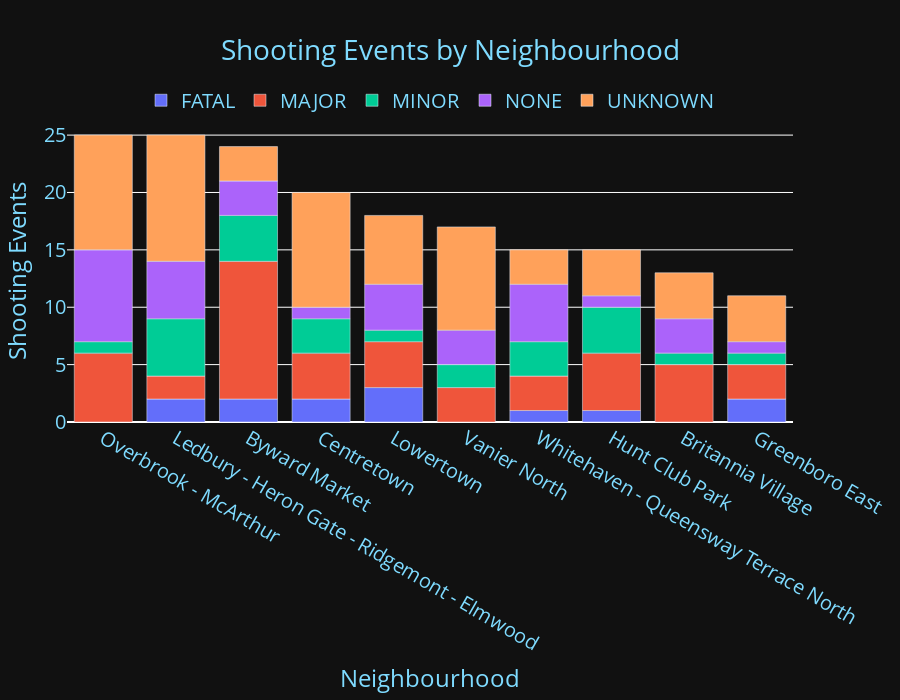

Notebook source saved alongside this figure:
### Code cell
# Neighbourhood - Overall
colors = {
    'background': '#111111',
    'text': '#7FDBFF'}

top10_neighborhoods_Overall= df['Neighbourhood'].value_counts().head(10)
df_Neighbourhood_Overall = df[['Neighbourhood', 'Level_of_Injury','ID']].groupby(['Neighbourhood','Level_of_Injury']).count()
df_Top10Neighbourhoods_Overall = df_Neighbourhood_Overall.reset_index()
df_Top10Neighbourhoods_Overall = df_Top10Neighbourhoods_Overall.set_index('Neighbourhood').loc[top10_neighborhoods_Overall.index]
df_Top10Neighbourhoods_Overall = df_Top10Neighbourhoods_Overall.reset_index()
df_Top10Neighbourhoods_Overall.rename(columns = {'index':'Neighbourhood'}, inplace=True)
pivot_Top10N_Overall_df = df_Top10Neighbourhoods_Overall.pivot(index='Neighbourhood', columns='Level_of_Injury', values='ID')
pivot_Top10N_Overall_df = pivot_Top10N_Overall_df.reindex(index = top10_neighborhoods_Overall.index, columns = pivot_Top10N_Overall_df.columns)

fig5 = px.bar(pivot_Top10N_Overall_df, x =pivot_Top10N_Overall_df.index, y =pivot_Top10N_Overall_df.columns, width=900, height=700,
    labels={"value" : 'Shooting Events', 'index':'Neighbourhood'})
                
fig5.update_layout(
    legend_title_text='',
    title={'text': 'Shooting Events by Neighbourhood',
        'x': 0.5,                                                                              # Center the title horizontally
        'xanchor': 'center'},                                                                    # Anchor the title to the center},
    plot_bgcolor=colors['background'],
    paper_bgcolor=colors['background'], 
    margin=dict(t=120, b=60, l=40, r=40),
    font_color=colors['text'], 
    font ={'size': 20}, hoverlabel= {'font_size': 27}, showlegend=True,
    legend=dict(orientation="h",
        yanchor="top",
        y=1.13,
        xanchor="center",
        x=0.5
        )
        #margin=dict(t=130)
            
)

### Figure 1 — Plotly figure (JSON) as saved in the notebook; plotly's stock layout.template omitted (floating-point values rounded to 4 significant figures)
{"data": [{"alignmentgroup": "True", "hovertemplate": "Level_of_Injury=FATAL<br>Neighbourhood=%{x}<br>Shooting Events=%{y}<extra></extra>", "legendgroup": "FATAL", "marker": {"color": "#636efa", "pattern": {"shape": ""}}, "name": "FATAL", "offsetgroup": "FATAL", "orientation": "v", "showlegend": true, "textposition": "auto", "x": ["Overbrook - McArthur", "Ledbury - Heron Gate - Ridgemont - Elmwood", "Byward Market", "Centretown", "Lowertown", "Vanier North", "Whitehaven - Queensway Terrace North", "Hunt Club Park", "Britannia Village", "Greenboro East"], "xaxis": "x", "y": [null, 2, 2, 2, 3, null, 1, 1, null, 2], "yaxis": "y", "type": "bar"}, {"alignmentgroup": "True", "hovertemplate": "Level_of_Injury=MAJOR<br>Neighbourhood=%{x}<br>Shooting Events=%{y}<extra></extra>", "legendgroup": "MAJOR", "marker": {"color": "#EF553B", "pattern": {"shape": ""}}, "name": "MAJOR", "offsetgroup": "MAJOR", "orientation": "v", "showlegend": true, "textposition": "auto", "x": ["Overbrook - McArthur", "Ledbury - Heron Gate - Ridgemont - Elmwood", "Byward Market", "Centretown", "Lowertown", "Vanier North", "Whitehaven - Queensway Terrace North", "Hunt Club Park", "Britannia Village", "Greenboro East"], "xaxis": "x", "y": [6, 2, 12, 4, 4, 3, 3, 5, 5, 3], "yaxis": "y", "type": "bar"}, {"alignmentgroup": "True", "hovertemplate": "Level_of_Injury=MINOR<br>Neighbourhood=%{x}<br>Shooting Events=%{y}<extra></extra>", "legendgroup": "MINOR", "marker": {"color": "#00cc96", "pattern": {"shape": ""}}, "name": "MINOR", "offsetgroup": "MINOR", "orientation": "v", "showlegend": true, "textposition": "auto", "x": ["Overbrook - McArthur", "Ledbury - Heron Gate - Ridgemont - Elmwood", "Byward Market", "Centretown", "Lowertown", "Vanier North", "Whitehaven - Queensway Terrace North", "Hunt Club Park", "Britannia Village", "Greenboro East"], "xaxis": "x", "y": [1, 5, 4, 3, 1, 2, 3, 4, 1, 1], "yaxis": "y", "type": "bar"}, {"alignmentgroup": "True", "hovertemplate": "Level_of_Injury=NONE<br>Neighbourhood=%{x}<br>Shooting Events=%{y}<extra></extra>", "legendgroup": "NONE", "marker": {"color": "#ab63fa", "pattern": {"shape": ""}}, "name": "NONE", "offsetgroup": "NONE", "orientation": "v", "showlegend": true, "textposition": "auto", "x": ["Overbrook - McArthur", "Ledbury - Heron Gate - Ridgemont - Elmwood", "Byward Market", "Centretown", "Lowertown", "Vanier North", "Whitehaven - Queensway Terrace North", "Hunt Club Park", "Britannia Village", "Greenboro East"], "xaxis": "x", "y": [8, 5, 3, 1, 4, 3, 5, 1, 3, 1], "yaxis": "y", "type": "bar"}, {"alignmentgroup": "True", "hovertemplate": "Level_of_Injury=UNKNOWN<br>Neighbourhood=%{x}<br>Shooting Events=%{y}<extra></extra>", "legendgroup": "UNKNOWN", "marker": {"color": "#FFA15A", "pattern": {"shape": ""}}, "name": "UNKNOWN", "offsetgroup": "UNKNOWN", "orientation": "v", "showlegend": true, "textposition": "auto", "x": ["Overbrook - McArthur", "Ledbury - Heron Gate - Ridgemont - Elmwood", "Byward Market", "Centretown", "Lowertown", "Vanier North", "Whitehaven - Queensway Terrace North", "Hunt Club Park", "Britannia Village", "Greenboro East"], "xaxis": "x", "y": [10, 11, 3, 10, 6, 9, 3, 4, 4, 4], "yaxis": "y", "type": "bar"}], "layout": {"xaxis": {"anchor": "y", "domain": [0, 1], "title": {"text": "Neighbourhood"}}, "yaxis": {"anchor": "x", "domain": [0, 1], "title": {"text": "Shooting Events"}}, "legend": {"title": {"text": ""}, "tracegroupgap": 0, "orientation": "h", "yanchor": "top", "y": 1.13, "xanchor": "center", "x": 0.5}, "margin": {"t": 120, "b": 60, "l": 40, "r": 40}, "barmode": "relative", "height": 700, "width": 900, "title": {"text": "Shooting Events by Neighbourhood", "x": 0.5, "xanchor": "center"}, "font": {"color": "#7FDBFF", "size": 20}, "hoverlabel": {"font": {"size": 27}}, "plot_bgcolor": "#111111", "paper_bgcolor": "#111111", "showlegend": true}}
